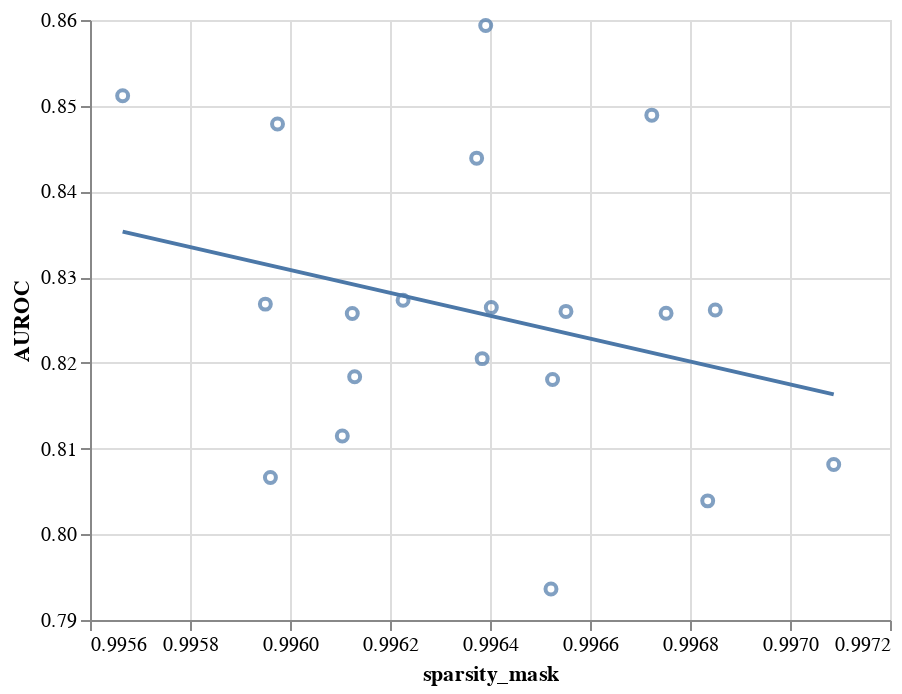

The notebook cell this image was saved under:
### Code cell
x = "sparsity_mask"
y = "AUROC"

chart = alt.Chart(metrics).mark_point().encode(
    x=alt.X(x, scale=alt.Scale(zero=False)),
    y=alt.Y(y, scale=alt.Scale(zero=False))
)

chart = chart + chart.transform_regression(x, y).mark_line()
#chart.show()
chart

### Figure 1 — Vega-Lite specification as saved in the notebook (floating-point values rounded to 4 significant figures)
{"config": {"view": {"continuousWidth": 400, "continuousHeight": 300}}, "layer": [{"mark": "point", "encoding": {"x": {"type": "quantitative", "field": "sparsity_mask", "scale": {"zero": false}}, "y": {"type": "quantitative", "field": "AUROC", "scale": {"zero": false}}}}, {"mark": "line", "encoding": {"x": {"type": "quantitative", "field": "sparsity_mask", "scale": {"zero": false}}, "y": {"type": "quantitative", "field": "AUROC", "scale": {"zero": false}}}, "transform": [{"on": "sparsity_mask", "regression": "AUROC"}]}], "data": {"name": "data-5b9afe04026da50a61299f4ebe7b5af7"}, "$schema": "https://vega.github.io/schema/vega-lite/v4.8.1.json", "datasets": {"data-5b9afe04026da50a61299f4ebe7b5af7": [{"tabnet": 0.4325, "sparsity_mask": 0.996, "input_x_gradient": 0.6613, "saliency": 0.5578, "AUROC": 0.8066, "loss": 0.5934, "noise_tunnel_ig": 0.5178, "saliency-absolute": 0.4305, "integrated_gradients": 0.5472, "occlusion": 0.6614, "shapley_value_sampling": 0.6243}, {"tabnet": 0.4639, "sparsity_mask": 0.9967, "input_x_gradient": 0.6321, "saliency": 0.5436, "AUROC": 0.8489, "loss": 0.5088, "noise_tunnel_ig": 0.5129, "saliency-absolute": 0.4464, "integrated_gradients": 0.6547, "occlusion": 0.631, "shapley_value_sampling": 0.6738}, {"tabnet": 0.4551, "sparsity_mask": 0.9965, "input_x_gradient": 0.6038, "saliency": 0.5438, "AUROC": 0.7936, "loss": 0.5665, "noise_tunnel_ig": 0.5153, "saliency-absolute": 0.4715, "integrated_gradients": 0.6719, "occlusion": 0.5889, "shapley_value_sampling": 0.6538}, {"tabnet": 0.5959, "sparsity_mask": 0.9968, "input_x_gradient": 0.6169, "saliency": 0.5353, "AUROC": 0.8258, "loss": 0.5376, "noise_tunnel_ig": 0.5068, "saliency-absolute": 0.513, "integrated_gradients": 0.4655, "occlusion": 0.6126, "shapley_value_sampling": 0.6371}, {"tabnet": 0.5135, "sparsity_mask": 0.9961, "input_x_gradient": 0.5989, "saliency": 0.5155, "AUROC": 0.8115, "loss": 0.5417, "noise_tunnel_ig": 0.5354, "saliency-absolute": 0.5028, "integrated_gradients": 0.7075, "occlusion": 0.5843, "shapley_value_sampling": 0.685}, {"tabnet": 0.5236, "sparsity_mask": 0.9964, "input_x_gradient": 0.6018, "saliency": 0.5335, "AUROC": 0.8205, "loss": 0.5294, "noise_tunnel_ig": 0.5106, "saliency-absolute": 0.4555, "integrated_gradients": 0.5764, "occlusion": 0.6033, "shapley_value_sampling": 0.6197}, {"tabnet": 0.6851, "sparsity_mask": 0.9961, "input_x_gradient": 0.6834, "saliency": 0.5692, "AUROC": 0.8184, "loss": 0.5306, "noise_tunnel_ig": 0.5286, "saliency-absolute": 0.4985, "integrated_gradients": 0.6916, "occlusion": 0.6715, "shapley_value_sampling": 0.6854}, {"tabnet": 0.4423, "sparsity_mask": 0.9964, "input_x_gradient": 0.6152, "saliency": 0.5408, "AUROC": 0.8265, "loss": 0.5275, "noise_tunnel_ig": 0.5677, "saliency-absolute": 0.4556, "integrated_gradients": 0.6845, "occlusion": 0.6165, "shapley_value_sampling": 0.706}, {"tabnet": 0.4397, "sparsity_mask": 0.9965, "input_x_gradient": 0.5889, "saliency": 0.5245, "AUROC": 0.8181, "loss": 0.5511, "noise_tunnel_ig": 0.5084, "saliency-absolute": 0.4628, "integrated_gradients": 0.597, "occlusion": 0.6069, "shapley_value_sampling": 0.5788}, {"tabnet": 0.4637, "sparsity_mask": 0.9969, "input_x_gradient": 0.5858, "saliency": 0.4939, "AUROC": 0.8262, "loss": 0.5215, "noise_tunnel_ig": 0.5205, "saliency-absolute": 0.4586, "integrated_gradients": 0.6338, "occlusion": 0.6134, "shapley_value_sampling": 0.6908}, {"tabnet": 0.477, "sparsity_mask": 0.9968, "input_x_gradient": 0.6018, "saliency": 0.5275, "AUROC": 0.8039, "loss": 0.5465, "noise_tunnel_ig": 0.5307, "saliency-absolute": 0.4649, "integrated_gradients": 0.5821, "occlusion": 0.5927, "shapley_value_sampling": 0.6272}, {"tabnet": 0.4702, "sparsity_mask": 0.996, "input_x_gradient": 0.5989, "saliency": 0.5091, "AUROC": 0.8479, "loss": 0.4963, "noise_tunnel_ig": 0.505, "saliency-absolute": 0.4575, "integrated_gradients": 0.7127, "occlusion": 0.6111, "shapley_value_sampling": 0.7126}, {"tabnet": 0.43, "sparsity_mask": 0.996, "input_x_gradient": 0.6495, "saliency": 0.5485, "AUROC": 0.8269, "loss": 0.5203, "noise_tunnel_ig": 0.5096, "saliency-absolute": 0.4537, "integrated_gradients": 0.7212, "occlusion": 0.6519, "shapley_value_sampling": 0.7276}, {"tabnet": 0.4492, "sparsity_mask": 0.9971, "input_x_gradient": 0.5505, "saliency": 0.5159, "AUROC": 0.8081, "loss": 0.5484, "noise_tunnel_ig": 0.5109, "saliency-absolute": 0.4423, "integrated_gradients": 0.6395, "occlusion": 0.5986, "shapley_value_sampling": 0.6528}, {"tabnet": 0.4511, "sparsity_mask": 0.9961, "input_x_gradient": 0.6257, "saliency": 0.549, "AUROC": 0.8258, "loss": 0.5166, "noise_tunnel_ig": 0.5186, "saliency-absolute": 0.4642, "integrated_gradients": 0.6565, "occlusion": 0.6304, "shapley_value_sampling": 0.6497}, {"tabnet": 0.4584, "sparsity_mask": 0.9957, "input_x_gradient": 0.6677, "saliency": 0.5244, "AUROC": 0.8512, "loss": 0.5071, "noise_tunnel_ig": 0.5337, "saliency-absolute": 0.4595, "integrated_gradients": 0.7216, "occlusion": 0.659, "shapley_value_sampling": 0.7237}, {"tabnet": 0.5066, "sparsity_mask": 0.9964, "input_x_gradient": 0.5451, "saliency": 0.5073, "AUROC": 0.8439, "loss": 0.4959, "noise_tunnel_ig": 0.5427, "saliency-absolute": 0.4877, "integrated_gradients": 0.6384, "occlusion": 0.4807, "shapley_value_sampling": 0.4516}, {"tabnet": 0.4751, "sparsity_mask": 0.9962, "input_x_gradient": 0.5231, "saliency": 0.503, "AUROC": 0.8273, "loss": 0.5177, "noise_tunnel_ig": 0.4958, "saliency-absolute": 0.4473, "integrated_gradients": 0.5251, "occlusion": 0.5228, "shapley_value_sampling": 0.5097}, {"tabnet": 0.466, "sparsity_mask": 0.9966, "input_x_gradient": 0.6151, "saliency": 0.5554, "AUROC": 0.826, "loss": 0.5744, "noise_tunnel_ig": 0.4886, "saliency-absolute": 0.4702, "integrated_gradients": 0.6443, "occlusion": 0.6095, "shapley_value_sampling": 0.6802}, {"tabnet": 0.5158, "sparsity_mask": 0.9964, "input_x_gradient": 0.6551, "saliency": 0.588, "AUROC": 0.8593, "loss": 0.5013, "noise_tunnel_ig": 0.5508, "saliency-absolute": 0.526, "integrated_gradients": 0.6766, "occlusion": 0.6567, "shapley_value_sampling": 0.6985}]}}
